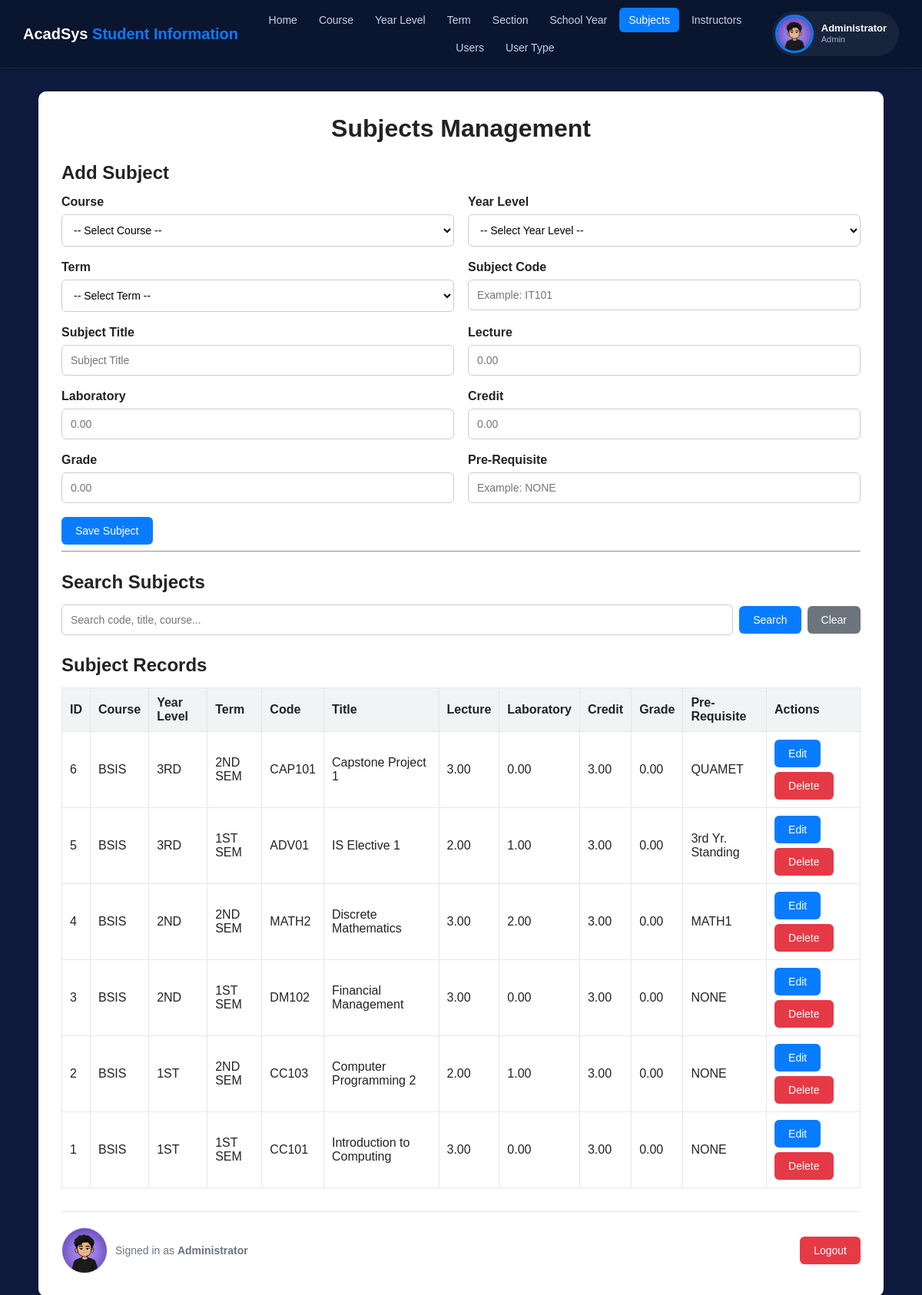
Screenshot of /subjects.php (signed in) with the database file from the repository.
### tables this page shows
CREATE TABLE `tbl_subjects` (
  `ID` int(11) NOT NULL,
  `COURSE` varchar(50) NOT NULL,
  `YEARLEVEL` varchar(20) NOT NULL,
  `TERM` varchar(30) NOT NULL,
  `CODE` varchar(50) NOT NULL,
  `TITLE` varchar(150) NOT NULL,
  `LECTURE` decimal(5,2) NOT NULL,
  `LABORATORY` decimal(5,2) NOT NULL,
  `CREDIT` decimal(5,2) NOT NULL,
  `GRADE` decimal(5,2) NOT NULL,
  `PRE_REQUISITE` varchar(100) NOT NULL
);

### subjects.php (the view, shortened to what this page needs)
<?php
include "db.php";
$canEdit = ($_SESSION['usertype'] ?? '') !== 'Student';
$search = trim($_GET['search'] ?? "");
if ($search != "") {
    $keyword = "%" . $search . "%";
    $stmt = $conn->prepare(
        "SELECT * FROM tbl_subjects
         WHERE COURSE LIKE ? OR YEARLEVEL LIKE ? OR TERM LIKE ? OR CODE LIKE ? OR TITLE LIKE ? OR PRE_REQUISITE LIKE ?
         ORDER BY ID DESC"
    );
    $stmt->bind_param("ssssss", $keyword, $keyword, $keyword, $keyword, $keyword, $keyword);
    $stmt->execute();
    $result = $stmt->get_result();
} else {
    $result = $conn->query("SELECT * FROM tbl_subjects ORDER BY ID DESC");
}
$editData = null;
?>
<!DOCTYPE html>
<html>
<head>
    <link rel="stylesheet" href="style.css">
</head>
<body>
<?php include "topnav.php"; ?>
<div class="page-wrap">
<div class="container">
    <h1><?php echo $canEdit ? "Subjects Management" : "Subjects"; ?></h1>
    <?php if ($canEdit): ?>
    <h2><?php echo $editData ? "Update Subject" : "Add Subject"; ?></h2>
    <form method="POST">
        <div class="form-grid">
            <div class="form-group">
                <label>Course</label>
                <select name="course" required>
                    <option value="">-- Select Course --</option>
                </select>
            </div>
            <div class="form-group">
                <label>Year Level</label>
                <select name="yearlevel" required>
                    <option value="">-- Select Year Level --</option>
                </select>
            </div>
            <div class="form-group">
                <label>Term</label>
                <select name="term" required>
                    <option value="">-- Select Term --</option>
                </select>
            </div>
            <div class="form-group">
                <label>Subject Code</label>
                <input type="text" name="code" placeholder="Example: IT101"
                    value="<?php echo htmlspecialchars($editData['CODE'] ?? ''); ?>" required>
            </div>
            <div class="form-group">
                <label>Subject Title</label>
                <input type="text" name="title" placeholder="Subject Title"
                    value="<?php echo htmlspecialchars($editData['TITLE'] ?? ''); ?>" required>
            </div>
            <div class="form-group">
                <label>Lecture</label>
                <input type="number" step="0.01" name="lecture" placeholder="0.00"
                    value="<?php echo htmlspecialchars($editData['LECTURE'] ?? ''); ?>" required>
            </div>
            <div class="form-group">
                <label>Laboratory</label>
                <input type="number" step="0.01" name="laboratory" placeholder="0.00"
                    value="<?php echo htmlspecialchars($editData['LABORATORY'] ?? ''); ?>" required>
            </div>
            <div class="form-group">
                <label>Credit</label>
                <input type="number" step="0.01" name="credit" placeholder="0.00"
                    value="<?php echo htmlspecialchars($editData['CREDIT'] ?? ''); ?>" required>
            </div>
            <div class="form-group">
                <label>Grade</label>
                <input type="number" step="0.01" name="grade" placeholder="0.00"
                    value="<?php echo htmlspecialchars($editData['GRADE'] ?? ''); ?>" required>
            </div>
            <div class="form-group">
                <label>Pre-Requisite</label>
                <input type="text" name="pre_requisite" placeholder="Example: NONE"
                    value="<?php echo htmlspecialchars($editData['PRE_REQUISITE'] ?? ''); ?>" required>
            </div>
            <div class="full actions">
                <?php if ($editData): ?>
                    <button type="submit" name="update">Update Subject</button>
                    <a href="subjects.php" class="btn btn-secondary">Cancel</a>
                <?php else: ?>
                    <button type="submit" name="save">Save Subject</button>
                <?php endif; ?>
            </div>
        </div>
    </form>
    <hr>
    <?php endif; ?>
    <h2>Search Subjects</h2>
    <form method="GET" class="search-box">
        <input type="text" name="search" placeholder="Search code, title, course..." value="<?php echo htmlspecialchars($search); ?>">
        <button type="submit">Search</button>
        <a href="subjects.php" class="btn btn-secondary">Clear</a>
    </form>
    <h2>Subject Records</h2>
    <table>
        <tr>
            <th>ID</th>
            <th>Course</th>
            <th>Year Level</th>
            <th>Term</th>
            <th>Code</th>
            <th>Title</th>
            <th>Lecture</th>
            <th>Laboratory</th>
            <th>Credit</th>
            <th>Grade</th>
            <th>Pre-Requisite</th>
            <?php if ($canEdit): ?><th>Actions</th><?php endif; ?>
        </tr>
        <?php while ($row = $result->fetch_assoc()): ?>
        <tr>
            <td><?php echo $row['ID']; ?></td>
            <td><?php echo htmlspecialchars($row['COURSE']); ?></td>
            <td><?php echo htmlspecialchars($row['YEARLEVEL']); ?></td>
            <td><?php echo htmlspecialchars($row['TERM']); ?></td>
            <td><?php echo htmlspecialchars($row['CODE']); ?></td>
            <td><?php echo htmlspecialchars($row['TITLE']); ?></td>
            <td><?php echo $row['LECTURE']; ?></td>
            <td><?php echo $row['LABORATORY']; ?></td>
            <td><?php echo $row['CREDIT']; ?></td>
            <td><?php echo $row['GRADE']; ?></td>
            <td><?php echo htmlspecialchars($row['PRE_REQUISITE']); ?></td>
            <?php if ($canEdit): ?>
            <td>
                <div class="actions">
                    <a href="subjects.php?edit=<?php echo $row['ID']; ?>" class="btn">Edit</a>
                    <form method="POST" onsubmit="return confirm('Delete this subject?');">
                        <button type="submit" name="delete" class="btn-danger">Delete</button>
                    </form>
                </div>
            </td>
            <?php endif; ?>
        </tr>
        <?php endwhile; ?>
    </table>
    <?php include "bottom_bar.php"; ?>
</div>
</div>
</body>
</html>

### style.css (style rules this page uses)
:root { --bg: #0f1c3f; --bg-navbar: #0a1530; --accent: #087cff; --accent-dark: #0665d1; --white: #ffffff; --text: #222; --muted: #6b7280; --border: #e5e7eb; --danger: #e63946; --secondary: #6c757d; }
* { box-sizing: border-box; }
body { margin: 0; font-family: Arial, sans-serif; background: var(--bg); color: var(--text); }
.page-wrap { padding: 30px; }
.container { max-width: 1100px; margin: 0 auto; background: var(--white); padding: 30px; border-radius: 10px; box-shadow: 0 4px 15px rgba(0, 0, 0, 0.15); }
h1 { text-align: center; margin-top: 0; margin-bottom: 25px; }
h2 { color: #222; margin-top: 25px; margin-bottom: 15px; }
.form-grid { display: grid; grid-template-columns: repeat(2, 1fr); gap: 18px; }
.form-group { display: flex; flex-direction: column; }
.full { grid-column: span 2; }
label { font-weight: bold; margin-bottom: 7px; }
input, select { width: 100%; padding: 11px; border: 1px solid #ccc; border-radius: 6px; font-size: 14px; background: white; }
button, .btn { border: none; background: var(--accent); color: white; padding: 10px 18px; border-radius: 6px; cursor: pointer; font-size: 14px; text-decoration: none; display: inline-block; }
.btn-danger, .delete { background: var(--danger) !important; }
.btn-secondary, .btn-cancel { background: var(--secondary); color: white; }
.actions { display: flex; align-items: center; gap: 6px; flex-wrap: wrap; }
.actions form { display: inline; margin: 0; }
.search-box { display: flex; gap: 8px; align-items: center; }
.search-box input { flex: 1; }
table { width: 100%; border-collapse: collapse; margin-top: 15px; }
th { background: #f1f3f5; text-align: left; font-weight: bold; }
th, td { border: 1px solid var(--border); padding: 10px; vertical-align: middle; }

### rows the page displays
tbl_subjects: ID "6", COURSE "BSIS", YEARLEVEL "3RD", TERM "2ND SEM", CODE "CAP101", TITLE "Capstone Project 1", LECTURE "3.00", LABORATORY "0.00", CREDIT "3.00", GRADE "0.00", PRE_REQUISITE "QUAMET"
tbl_subjects: ID "5", COURSE "BSIS", YEARLEVEL "3RD", TERM "1ST SEM", CODE "ADV01", TITLE "IS Elective 1", LECTURE "2.00", LABORATORY "1.00", CREDIT "3.00", GRADE "0.00", PRE_REQUISITE "3rd Yr. Standing"
tbl_subjects: ID "4", COURSE "BSIS", YEARLEVEL "2ND", TERM "2ND SEM", CODE "MATH2", TITLE "Discrete Mathematics", LECTURE "3.00", LABORATORY "2.00", CREDIT "3.00", GRADE "0.00", PRE_REQUISITE "MATH1"
tbl_subjects: ID "3", COURSE "BSIS", YEARLEVEL "2ND", TERM "1ST SEM", CODE "DM102", TITLE "Financial Management", LECTURE "3.00", LABORATORY "0.00", CREDIT "3.00", GRADE "0.00", PRE_REQUISITE "NONE"
tbl_subjects: ID "2", COURSE "BSIS", YEARLEVEL "1ST", TERM "2ND SEM", CODE "CC103", TITLE "Computer Programming 2", LECTURE "2.00", LABORATORY "1.00", CREDIT "3.00", GRADE "0.00", PRE_REQUISITE "NONE"
tbl_subjects: ID "1", COURSE "BSIS", YEARLEVEL "1ST", TERM "1ST SEM", CODE "CC101", TITLE "Introduction to Computing", LECTURE "3.00", LABORATORY "0.00", CREDIT "3.00", GRADE "0.00", PRE_REQUISITE "NONE"

### other values shown
$label "Home Course Year Level Term Section School Year Subjects Instructors Users User Type"
$_SESSION['fullname'] "Administrator"
$navUserType "Admin"
